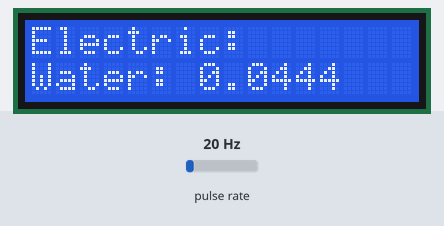
Bench run of a sketch on a simulated ESP8266 (NodeMCU). Shown: 16×2 character LCD. Wiring (inferred from the names in the program): pulse sensor: data D5. The inputs (shaded band) are chosen by the test bench; at power-on: pulse rate 20 Hz. What the sketch prints to the serial monitor is not drawn.

Above: at 1.7 s.
1.8 s: pulse rate (sensor on D5) set to 4 Hz
At 2.9 s:
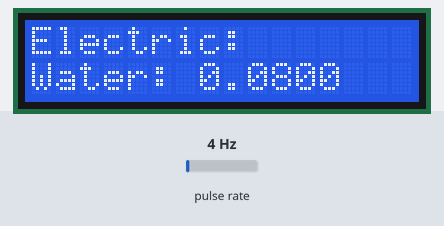
4.6 s: pulse rate (sensor on D5) set to 50 Hz
At 5.7 s:
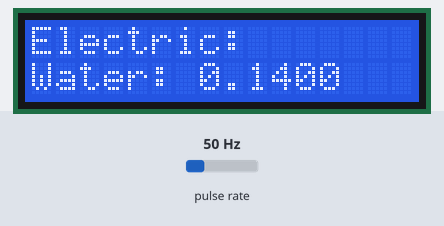
7.6 s: pulse rate (sensor on D5) set to 100 Hz
At 9.0 s:
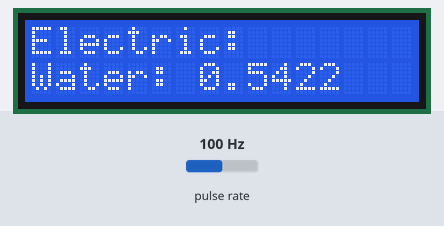
Timing chart, 0 to 10.6 s (numbered marks = the images above; inputs shaded):
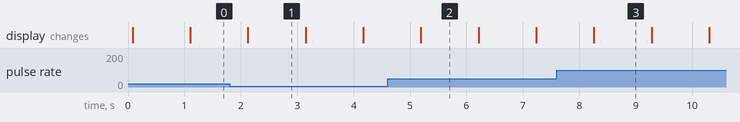

Measured:
- what the display in image 1 shows lasts 1.0 s, from 2.1 s to 3.1 s

The sketch:

flow.ino
```cpp
#include <LiquidCrystal_I2C.h>
#include <Wire.h>

volatile int NbTopsFan;

double Calc;
double total = 0;
double one_unit = 0;
LiquidCrystal_I2C lcd(0x27, 16, 2);

int hallsensor = 14;

void rpm () {
  NbTopsFan++;
}

void setup() {
  pinMode(hallsensor, INPUT);
  Serial.begin(9600);
  attachInterrupt(14, rpm, RISING);
  Wire.begin(D2, D1);
  lcd.begin();
  lcd.home();
  lcd.print("Electric: ");
  lcd.setCursor(0, 1);
  lcd.print("Water: ");
  lcd.setCursor(0, 0);

}

void loop () {
  NbTopsFan = 0;
  sei();
  delay (1000);
  cli();
  Calc = ((NbTopsFan * 60 / 7.5) / 3600);
  //  one_unit = one_unit + Calc;
  Serial.print (Calc, 4);
  Serial.print (" L/sec\r\n");
  //  if (one_unit >= 1) {
  total = total + Calc;
  //    one_unit = 0;
  lcd.setCursor(7, 1);
  lcd.print(total, 4);
  //  }
  Serial.print (total, 4);
  Serial.print (" Units\r\n");
  Serial.print (" ------------------------------------------------------\r\n");
}
```
